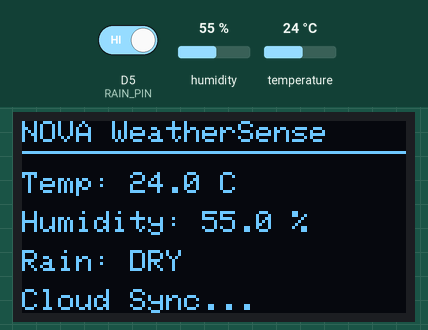
This sketch was run on a simulated ESP8266 (NodeMCU). Parts: 128×64 one-colour display. The inputs (shaded band) are chosen by the test bench; at power-on: D5 (RAIN_PIN) HIGH, humidity 55 %, temperature 24 °C. WiFi joins after 1.5 s; servers stay silent unless stated; uploads are accepted with an empty reply; what the sketch prints to the serial monitor is not drawn.

Above: at 3.7 s.
3.8 s: D5 (RAIN_PIN) driven LOW
At 13.4 s:
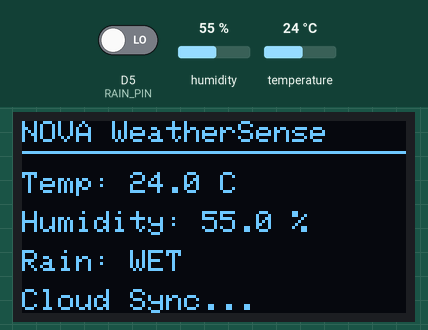
14.3 s: D5 (RAIN_PIN) driven HIGH
At 24.2 s:
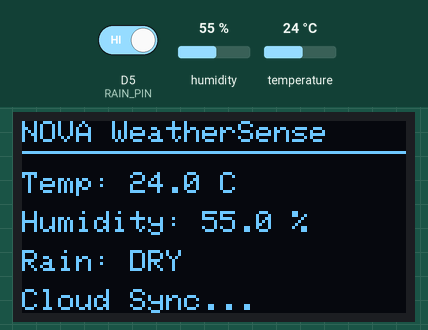
24.5 s: humidity set to 22 %
At 33.8 s:
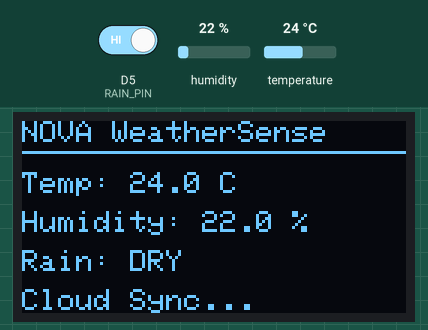
34.8 s: temperature set to 12 °C
At 44.5 s:
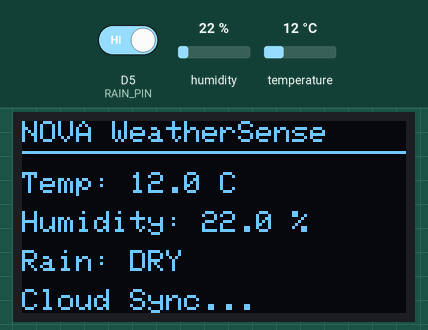
45.0 s: humidity set to 40 %
At 54.1 s:
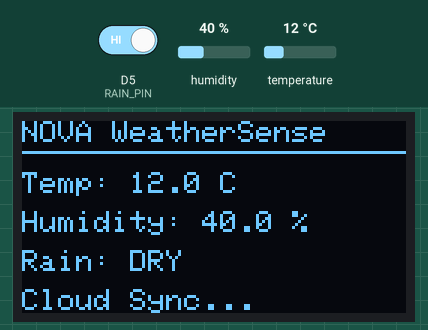
55.3 s: temperature set to 19 °C
Timing chart, 0 to 58.3 s (numbered marks = the images above; inputs shaded):
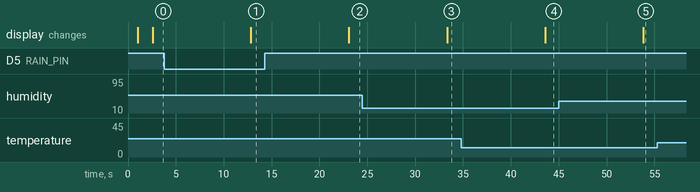

The sketch:

NOVA_WeatherSense.ino
```cpp
#include <ESP8266WiFi.h>
#include <Wire.h>
#include <Adafruit_GFX.h>
#include <Adafruit_SSD1306.h>
#include <DHT.h>
#include <ESP8266HTTPClient.h>
const char* ssid="YOUR_WIFI_NAME"; const char* password="YOUR_WIFI_PASSWORD";
const char* serverURL="http://YOUR_PC_IP:10000/api/sensor"; // replace with Render URL after deployment
#define DEVICE_ID "nova-weather-01"
#define DHTPIN D4
#define DHTTYPE DHT11
DHT dht(DHTPIN,DHTTYPE);
#define RAIN_PIN D5
#define SCREEN_WIDTH 128
#define SCREEN_HEIGHT 64
Adafruit_SSD1306 display(SCREEN_WIDTH,SCREEN_HEIGHT,&Wire,-1);
void setup(){Serial.begin(115200);delay(1000);Wire.begin(D2,D1);if(!display.begin(SSD1306_SWITCHCAPVCC,0x3C)){Serial.println("OLED NOT FOUND!");while(true)delay(100);}dht.begin();pinMode(RAIN_PIN,INPUT);WiFi.mode(WIFI_STA);WiFi.begin(ssid,password);Serial.print("WiFi Connecting");while(WiFi.status()!=WL_CONNECTED){delay(500);Serial.print('.');}Serial.println();Serial.println("WiFi: CONNECTED");Serial.print("IP: ");Serial.println(WiFi.localIP());}
void loop(){float temperature=dht.readTemperature(),humidity=dht.readHumidity();String rainStatus=digitalRead(RAIN_PIN)==LOW?"WET":"DRY";if(isnan(temperature)||isnan(humidity)){Serial.println("DHT11 ERROR!");delay(2000);return;}Serial.printf("Temperature: %.1f C\nHumidity: %.1f %%\nRain: %s\n",temperature,humidity,rainStatus.c_str());display.clearDisplay();display.setTextColor(SSD1306_WHITE);display.setTextSize(1);display.setCursor(0,0);display.println("NOVA WeatherSense");display.drawLine(0,10,127,10,SSD1306_WHITE);display.setCursor(0,17);display.printf("Temp: %.1f C",temperature);display.setCursor(0,30);display.printf("Humidity: %.1f %%",humidity);display.setCursor(0,43);display.print("Rain: ");display.println(rainStatus);display.setCursor(0,56);display.println("Cloud Sync...");display.display();if(WiFi.status()==WL_CONNECTED){WiFiClient client;HTTPClient http;http.begin(client,serverURL);http.addHeader("Content-Type","application/json");String json="{\"deviceId\":\""+String(DEVICE_ID)+"\",\"temperature\":"+String(temperature,1)+",\"humidity\":"+String(humidity,1)+",\"rain\":\""+rainStatus+"\"}";int code=http.POST(json);Serial.print("Cloud HTTP Code: ");Serial.println(code);if(code>0)Serial.println(http.getString());else Serial.println("Cloud request failed");http.end();}delay(10000);}
```

Measured:
- after the input at 3.8 s, the display: changes after 9.0 s (image 1)
- after the input at 14.3 s, the display: changes after 8.8 s (image 2)
- after the input at 24.5 s, the display: changes after 8.8 s (image 3)
- after the input at 34.8 s, the display: changes after 8.8 s (image 4)
- after the input at 45.0 s, the display: changes after 8.8 s (image 5)
